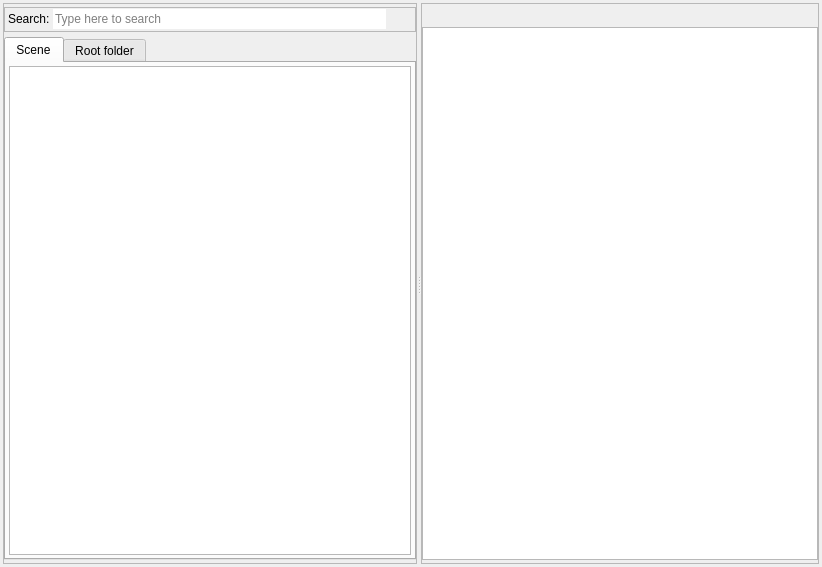
<?xml version="1.0" encoding="UTF-8"?>
<ui version="4.0">
 <class>MaterialBrowser</class>
 <widget class="QDialog" name="MaterialBrowser">
  <property name="geometry">
   <rect>
    <x>0</x>
    <y>0</y>
    <width>822</width>
    <height>567</height>
   </rect>
  </property>
  <property name="windowTitle">
   <string>MaterialBrowser</string>
  </property>
  <property name="modal">
   <bool>false</bool>
  </property>
  <layout class="QVBoxLayout" name="verticalLayout_5">
   <property name="spacing">
    <number>3</number>
   </property>
   <property name="margin">
    <number>3</number>
   </property>
   <item>
    <widget class="QSplitter" name="splitter">
     <property name="orientation">
      <enum>Qt::Horizontal</enum>
     </property>
     <widget class="QFrame" name="frame">
      <property name="sizePolicy">
       <sizepolicy hsizetype="Preferred" vsizetype="Preferred">
        <horstretch>0</horstretch>
        <verstretch>0</verstretch>
       </sizepolicy>
      </property>
      <property name="minimumSize">
       <size>
        <width>250</width>
        <height>0</height>
       </size>
      </property>
      <property name="maximumSize">
       <size>
        <width>16777215</width>
        <height>16777215</height>
       </size>
      </property>
      <property name="frameShape">
       <enum>QFrame::StyledPanel</enum>
      </property>
      <property name="frameShadow">
       <enum>QFrame::Raised</enum>
      </property>
      <layout class="QVBoxLayout" name="verticalLayout">
       <property name="spacing">
        <number>5</number>
       </property>
       <property name="leftMargin">
        <number>0</number>
       </property>
       <property name="topMargin">
        <number>3</number>
       </property>
       <property name="rightMargin">
        <number>0</number>
       </property>
       <property name="bottomMargin">
        <number>3</number>
       </property>
       <item>
        <widget class="QFrame" name="frameSearchBar">
         <property name="sizePolicy">
          <sizepolicy hsizetype="Preferred" vsizetype="Fixed">
           <horstretch>0</horstretch>
           <verstretch>0</verstretch>
          </sizepolicy>
         </property>
         <property name="frameShape">
          <enum>QFrame::StyledPanel</enum>
         </property>
         <property name="frameShadow">
          <enum>QFrame::Raised</enum>
         </property>
         <layout class="QHBoxLayout" name="horizontalLayout">
          <property name="spacing">
           <number>3</number>
          </property>
          <property name="leftMargin">
           <number>3</number>
          </property>
          <property name="topMargin">
           <number>0</number>
          </property>
          <property name="rightMargin">
           <number>3</number>
          </property>
          <property name="bottomMargin">
           <number>0</number>
          </property>
          <item>
           <widget class="QLabel" name="label">
            <property name="sizePolicy">
             <sizepolicy hsizetype="Preferred" vsizetype="Fixed">
              <horstretch>0</horstretch>
              <verstretch>0</verstretch>
             </sizepolicy>
            </property>
            <property name="text">
             <string>Search:</string>
            </property>
           </widget>
          </item>
          <item>
           <widget class="QLineEdit" name="modelFilterEdit">
            <property name="toolTip">
             <string>Type here to search</string>
            </property>
            <property name="statusTip">
             <string/>
            </property>
            <property name="frame">
             <bool>false</bool>
            </property>
            <property name="placeholderText">
             <string>Type here to search</string>
            </property>
           </widget>
          </item>
          <item>
           <widget class="QPushButton" name="clearFilterButton">
            <property name="minimumSize">
             <size>
              <width>23</width>
              <height>23</height>
             </size>
            </property>
            <property name="maximumSize">
             <size>
              <width>23</width>
              <height>23</height>
             </size>
            </property>
            <property name="toolTip">
             <string>Clear search results</string>
            </property>
            <property name="statusTip">
             <string/>
            </property>
            <property name="text">
             <string/>
            </property>
            <property name="icon">
             <iconset resource="QtIcons.qrc">
              <normaloff>:/QtIconsTextureDialog/editclear.png</normaloff>:/QtIconsTextureDialog/editclear.png</iconset>
            </property>
            <property name="autoDefault">
             <bool>true</bool>
            </property>
            <property name="flat">
             <bool>true</bool>
            </property>
           </widget>
          </item>
         </layout>
        </widget>
       </item>
       <item>
        <widget class="QTabWidget" name="tabWidget">
         <property name="currentIndex">
          <number>0</number>
         </property>
         <widget class="QWidget" name="tabScene">
          <attribute name="title">
           <string>Scene</string>
          </attribute>
          <layout class="QVBoxLayout" name="verticalLayout_2">
           <property name="spacing">
            <number>3</number>
           </property>
           <property name="margin">
            <number>3</number>
           </property>
           <item>
            <widget class="MaterialTree" name="treeScene"/>
           </item>
          </layout>
         </widget>
         <widget class="QWidget" name="tabFolder">
          <attribute name="title">
           <string>Root folder</string>
          </attribute>
          <layout class="QVBoxLayout" name="verticalLayout_3">
           <property name="spacing">
            <number>3</number>
           </property>
           <property name="margin">
            <number>3</number>
           </property>
           <item>
            <widget class="QTreeView" name="treeFolder"/>
           </item>
          </layout>
         </widget>
        </widget>
       </item>
      </layout>
     </widget>
     <widget class="QFrame" name="frame_2">
      <property name="sizePolicy">
       <sizepolicy hsizetype="Expanding" vsizetype="Expanding">
        <horstretch>0</horstretch>
        <verstretch>0</verstretch>
       </sizepolicy>
      </property>
      <property name="frameShape">
       <enum>QFrame::StyledPanel</enum>
      </property>
      <property name="frameShadow">
       <enum>QFrame::Raised</enum>
      </property>
      <layout class="QVBoxLayout" name="verticalLayout_4">
       <property name="spacing">
        <number>3</number>
       </property>
       <property name="leftMargin">
        <number>0</number>
       </property>
       <property name="topMargin">
        <number>3</number>
       </property>
       <property name="rightMargin">
        <number>0</number>
       </property>
       <property name="bottomMargin">
        <number>3</number>
       </property>
       <item>
        <widget class="QToolBar" name="materialsViewToolBar"/>
       </item>
       <item>
        <widget class="MaterialView" name="materialView">
         <property name="gridSize">
          <size>
           <width>100</width>
           <height>100</height>
          </size>
         </property>
         <property name="viewMode">
          <enum>QListView::IconMode</enum>
         </property>
        </widget>
       </item>
      </layout>
     </widget>
    </widget>
   </item>
  </layout>
 </widget>
 <layoutdefault spacing="6" margin="11"/>
 <customwidgets>
  <customwidget>
   <class>MaterialTree</class>
   <extends>QTreeView</extends>
   <header>MaterialTree.h</header>
  </customwidget>
  <customwidget>
   <class>MaterialView</class>
   <extends>QListView</extends>
   <header>materialview.h</header>
  </customwidget>
 </customwidgets>
 <resources>
  <include location="QtIcons.qrc"/>
 </resources>
 <connections/>
</ui>
